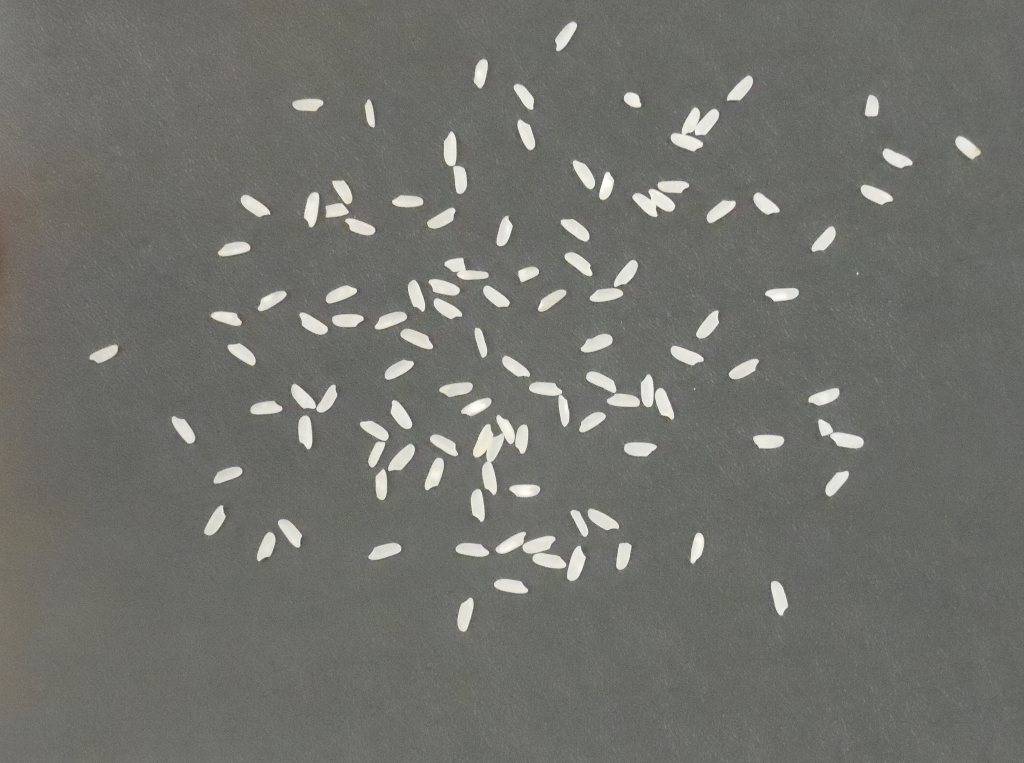
#> input picture contagem-de-arroz/imagens/114.bmp, 1024 x 763 px, given in place of .bmp, which was not available
$ python main.py
#> lines starting #> are read from the running program, lines starting #| are printed output that depends on the picture; after the words box and inside, x2 and y2 are one past the last pixel; in counts of white or black regions, pixels touching at a corner belong together; pictures that were not available may be replaced by others from this repository, and a replacement may not be noted
import numpy as np
import cv2
import sys


N_PIXELS_MIN = 50

class Component:
    def __init__(self, label, n_pixels, n_arroz) -> None:
        self.label = label
        self.n_pixels = n_pixels
        self.n_arroz = n_arroz
        self.oneRice = True


# calcula a média de blobs não grandes (com só um arroz) e o valor do desvio padrão mais alto.
# O valor da margem foi estipulado a partir de alguns testes para definir o que seria um desvio
# padrão alto demais, sendo que margem*0.6 foi o valor que funcionou para todas as imagens
def calculaMediaPixels(dictionary, media):

    soma = 0
    count_comp = 0
    maiorDesvio = 0
    margem = media*0.6
    comp_maiorDesvio = 0

    for k in range(0, len(dictionary)):
        comp = dictionary[k]
        if comp.oneRice == True:
            desvio = comp.n_pixels - media
            if desvio < margem:
                soma = soma + comp.n_pixels
                count_comp = count_comp + 1
                if desvio > maiorDesvio:
                    maiorDesvio = desvio
                    comp_maiorDesvio = k
            else:
                comp.oneRice = False


    if count_comp>0:
        media = float(soma/count_comp)
        maiorDesvio = dictionary[comp_maiorDesvio].n_pixels - media

    return media, maiorDesvio


# calcula desvio médio entre os blobs não grandes (com só um arroz) que são maiores que a média. Entretanto,
# na hora de dividir, divido pela quantidade total de blobs não grandes, pois dividir pela quantidade de blobs
# maiores que a média resulta em um valor alto demais.
# Na realidade, somar e não somar o desvio médio na hora de calcular o número de grãos de arroz quase não faz
# diferença. Preferi fazer assim pois, sem somar, a contagem do 150 fica 152, e não tinha certeza se isso seria
# considerado dentro dos 1%.
def calculaDesvioMédio(dictionary, media):

    count_comp = 0
    sumDesvio = 0
    desvioMedio = 0

    for k in range(0, len(dictionary)):
        comp = dictionary[k]
        if comp.oneRice == True:
            desvio = comp.n_pixels - media
            count_comp = count_comp + 1
            if desvio > 0:
                sumDesvio = sumDesvio + desvio

    if count_comp>0:
        desvioMedio = sumDesvio/count_comp

    return desvioMedio


def testaComponentes (dictionary, mediaPixels):


    mediaPixels, maiorDesvioAtual = calculaMediaPixels(dictionary, mediaPixels)
    desvioMedio = calculaDesvioMédio(dictionary, mediaPixels)

    while maiorDesvioAtual >= mediaPixels*0.6:
        mediaPixels, maiorDesvioAtual = calculaMediaPixels(dictionary, mediaPixels)
        desvioMedio = calculaDesvioMédio(dictionary, mediaPixels)


    sumPixels = mediaPixels + desvioMedio

    for i in range(0, len(dictionary)):

        comp = dictionary[i]
        comp.n_arroz = 1
        countPixels = mediaPixels+maiorDesvioAtual

        while comp.n_pixels > countPixels:

            countPixels = countPixels + sumPixels
            comp.n_arroz = comp.n_arroz + 1


# função fload fill. Tentei fazer na mão pois no primeiro trabalho acabei cometendo alguns erros na
# implementação, então considerei como uma oportunidade de corrigi-los. Tive que mudar de uma função
# recursiva para uma iterativa pois estava dando erro por estorar o limite de chamadas recursivas.
def inunda (img, row, col, comp: Component, lenCol, lenRow):

    filaRow = []
    filaCol = []
    filaRow.append(row)
    filaCol.append(col)

    img[row, col] = comp.label
    comp.n_pixels = comp.n_pixels + 1

    while len(filaRow) > 0:

        row = filaRow.pop(0)
        col = filaCol.pop(0)


        if (row+1 in range(0, lenRow)):
            if img[row+1, col] == 1:
                img[row+1, col] = comp.label
                comp.n_pixels = comp.n_pixels + 1
                filaCol.append(col)
                filaRow.append(row+1)

        if (col+1 in range(0, lenCol)):
            if img[row, col+1] == 1:
                img[row, col+1] = comp.label
                comp.n_pixels = comp.n_pixels + 1
                filaCol.append(col+1)
                filaRow.append(row)

        if (row-1 in range(0, lenRow)):
            if img[row-1, col] == 1:
                img[row-1, col] = comp.label
                comp.n_pixels = comp.n_pixels + 1
                filaCol.append(col)
                filaRow.append(row-1)

        if (col-1 in range(0, lenCol)):
            if img[row, col-1] == 1:
                img[row, col-1] = comp.label
                comp.n_pixels = comp.n_pixels + 1
                filaCol.append(col-1)
                filaRow.append(row)


def rotula (img):

    rows, cols = img.shape
    label = 2
    dictionary = []
    sum_pixels = 0

    for row in range (rows):
        for col in range (cols):
            if img[row, col] == 1:
                comp = Component(label, 0, 0)
                inunda(img, row, col, comp, cols, rows)

                if comp.n_pixels >= N_PIXELS_MIN:
                    dictionary.append(comp)
                    sum_pixels = sum_pixels + comp.n_pixels

                label = label + 1


    mediaPixels = sum_pixels/len(dictionary)

    return dictionary, mediaPixels


def changeImage (img, img_out):

    img_aux = img.copy

    # passa o filtro da média
    img_aux = cv2.blur(img, [101, 101])
    cv2.imwrite ('./resultados/blur.png', img_aux*255)

    # subtrai imagem original da imagem borrada
    img_out = img - img_aux
    cv2.imwrite ('./resultados/sum.png', img_out*255)

    # binariza
    ret, img_out = cv2.threshold(img_out, 0.2, 1, cv2.THRESH_BINARY)

    return img_out


def main ():

    print("\nEscolha uma imagem: ")
    escolha = input()

    img_path = "./imagens/" + escolha + ".bmp"

    # Abre a imagem em escala de cinza.
    img = cv2.imread (img_path, cv2.IMREAD_GRAYSCALE)
    if img is None:
        print ('Erro abrindo a imagem.\n')
        sys.exit ()

    img = img.astype (np.float32) / 255

    img_out = img.copy()
    cv2.imwrite ('./resultados/original.png', img_out*255)


    # faz alterações na imagem e então binariza
    img_out = changeImage(img, img_out)
#> in changeImage, `img_aux = cv2.blur(img, [101, 101])`:
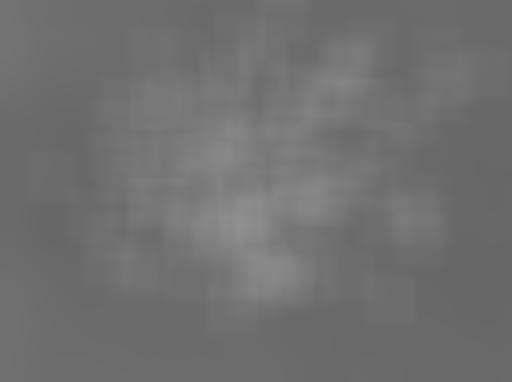
#> img_aux: shape (763, 1024) float32 (shown at 1/2 size); min 0.404, max 0.565, mean 0.441
#> in changeImage, `img_out = img - img_aux`:
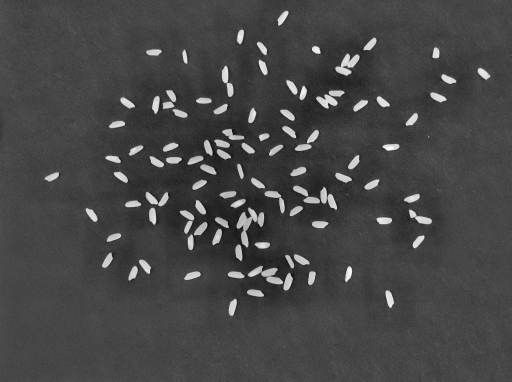
#> img_out: shape (763, 1024) float32 (shown at 1/2 size); min -0.212, max 0.551, mean 2.96e-06; drawn with min black and max white
#> in changeImage, `cv2.imwrite ('./resultados/sum.png', img_out*255)`:
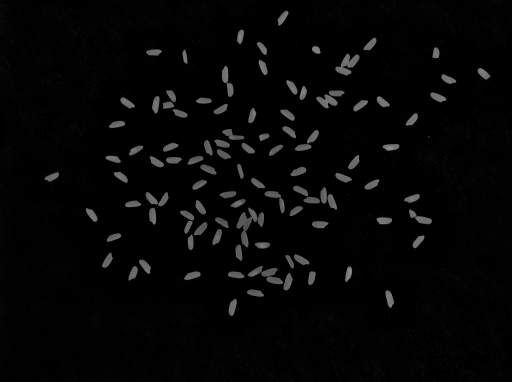
#> saved as sum.png: shape (763, 1024) (shown at 1/2 size); min 0, max 140, mean 5.6
#> in changeImage, `ret, img_out = cv2.threshold(img_out, 0.2, 1, cv2.THRESH_BINARY)`:
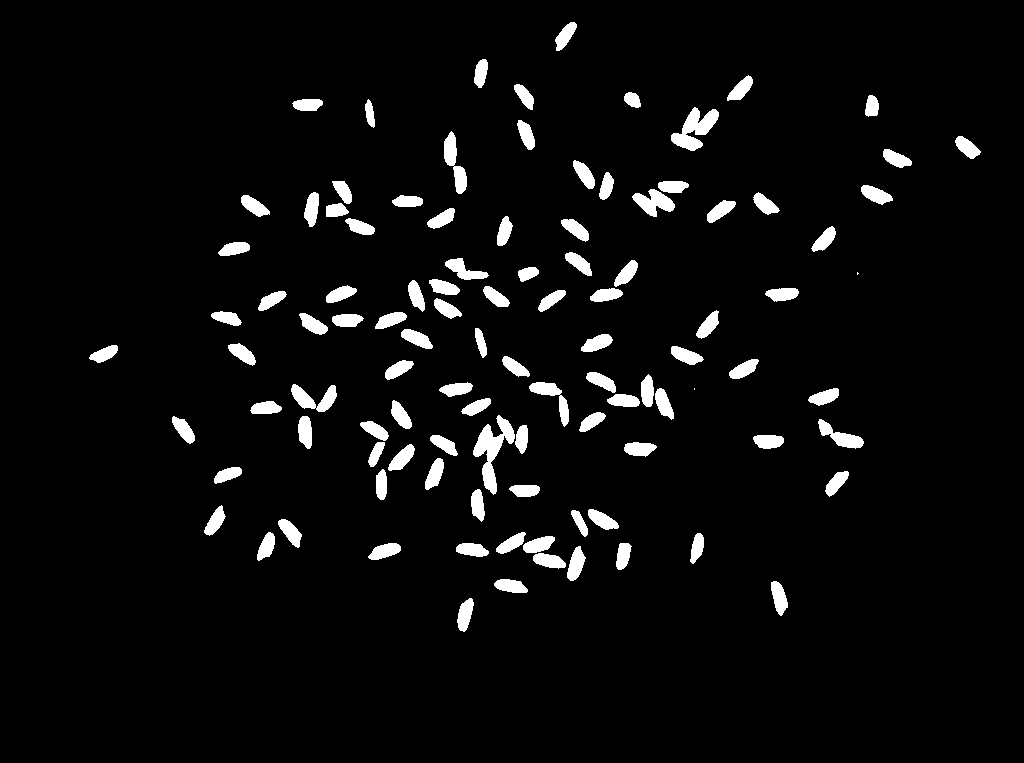
#> img_out: shape (763, 1024) float32; values 0 (black) and 1 (white), 4.7% white; 105 white regions (2 under 20 px), largest, box (x1, y1, x2, y2) and area: (473, 415, 515, 495) 1266, (671, 107, 719, 151) 1014, (444, 131, 467, 194) 657
    cv2.imwrite ('./resultados/out.png', img_out*255)

    # rotula a imagem
    components, mediaPixels = rotula(img_out)
#> after the loop in rotula, `for row in range (rows):`:
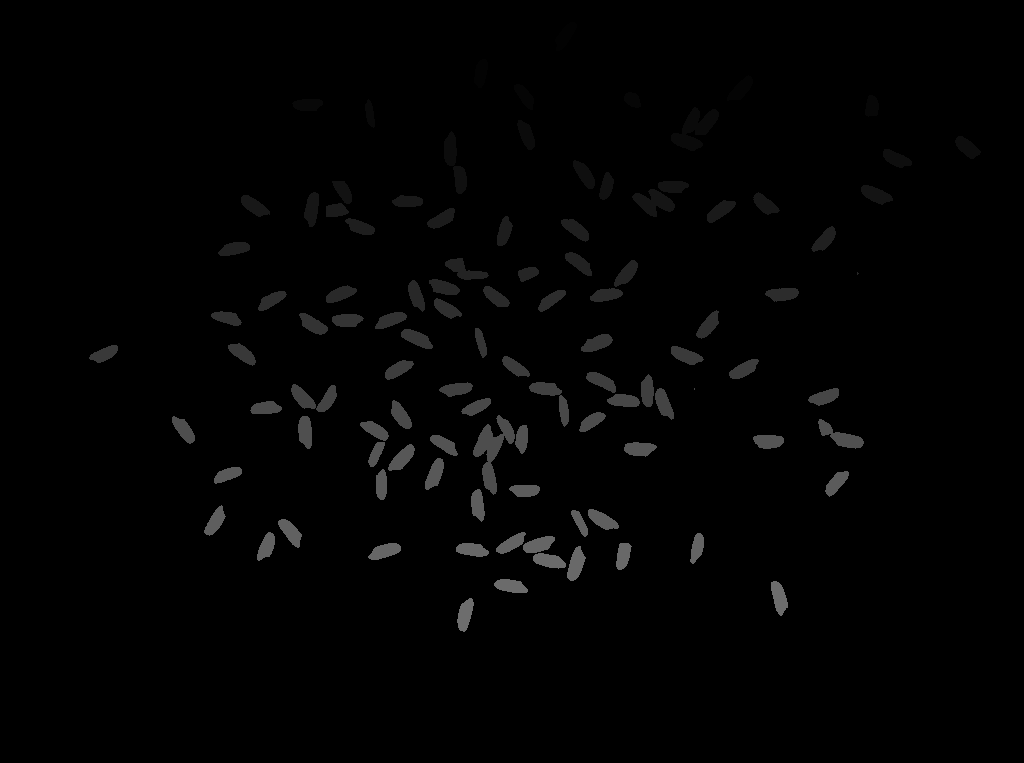
#> img: shape (763, 1024) float32; min 0, max 109, mean 2.6
#> after the loop in rotula, `for row in range (rows):`: dictionary = 106 items; label = 110; sum_pixels = 36520
#> in rotula, `mediaPixels = sum_pixels/len(dictionary)`: mediaPixels = 344.5
#> components = 106 items; mediaPixels = 344.5

    # conta quantos grãos de arroz tem em cada componente
    testaComponentes(components, mediaPixels)
#> in calculaMediaPixels, `margem = media*0.6`: margem = 206.7
#> the loop in calculaMediaPixels, `for k in range(0, len(dictionary)):` made 106 passes
#> (desvio, soma, maiorDesvio) on passes 3, 11, 19, 34: (1.47, 970, 1.47), (12.47, 2865, 12.47), (29.47, 5405, 29.47), (107.5, 10097, 107.5)
#> after the loop in calculaMediaPixels, `for k in range(0, len(dictionary)):`: comp.oneRice = True; comp_maiorDesvio = 33; count_comp = 102; desvio = 26.47; maiorDesvio = 107.5; soma = 33039
#> in calculaMediaPixels, `media = float(soma/count_comp)`: media = 323.9
#> in calculaMediaPixels, `maiorDesvio = dictionary[comp_maiorDesvio].n_pixels - media`: maiorDesvio = 128.1
#> in testaComponentes, `mediaPixels, maiorDesvioAtual = calculaMediaPixels(dictionary, mediaPi..`: mediaPixels = 323.9; maiorDesvioAtual = 128.1
#> the loop in calculaDesvioMédio, `for k in range(0, len(dictionary)):` made 106 passes
#> (desvio, sumDesvio) on passes 1, 3, 10, 11, 12, 13, 14, 19: (8.09, 8.09), (22.09, 30.18), (3.09, 33.26), (33.09, 66.35), (9.09, 75.44), (7.09, 82.53), (22.09, 104.6), (50.09, 154.7)
#> after the loop in calculaDesvioMédio, `for k in range(0, len(dictionary)):`: count_comp = 102; sumDesvio = 1600.6
#> in calculaDesvioMédio, `desvioMedio = sumDesvio/count_comp`: desvioMedio = 15.69
#> in testaComponentes, `sumPixels = mediaPixels + desvioMedio`: sumPixels = 339.6
#> the loop in testaComponentes, `for i in range(0, len(dictionary)): ` made 106 passes

    # conta número de grãos de arroz
    n_components = len(components)
    n_arroz = 0
    for i in range(0, n_components):
        n_arroz = n_arroz + components[i].n_arroz

    print("Número de grãos de arroz: " + str(n_arroz))
#| Número de grãos de arroz: 113


if __name__ == '__main__':
    main ()

$ run again, on contagem-de-arroz/imagens/82.bmp
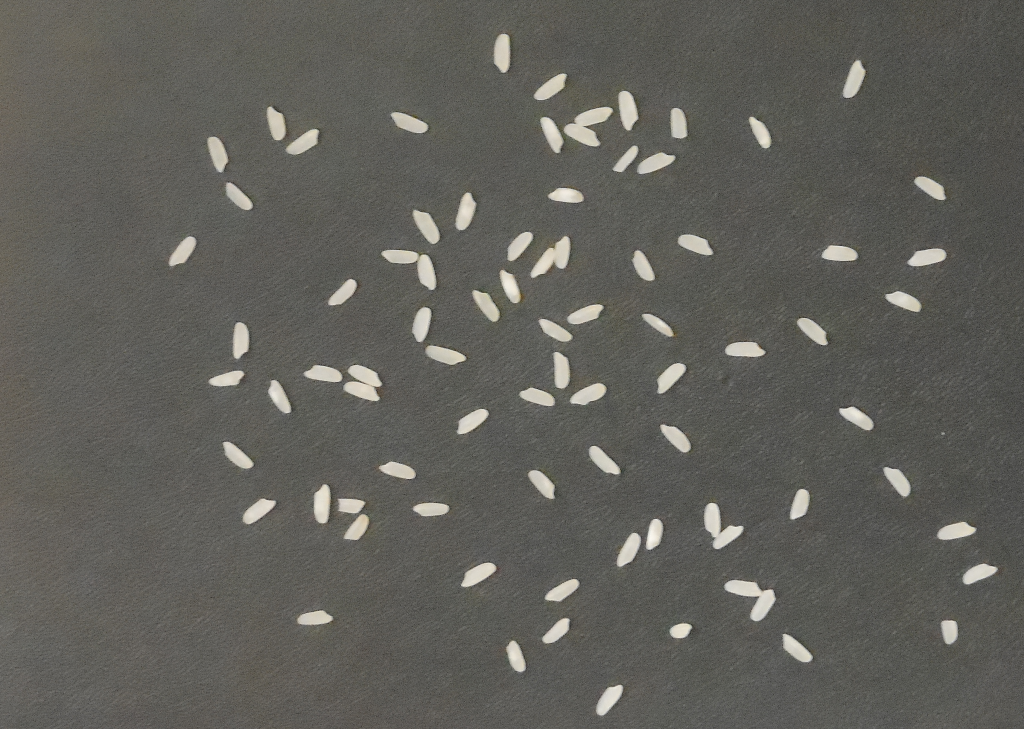
#> input picture contagem-de-arroz/imagens/82.bmp, 1024 x 729 px, given in place of .bmp, which was not available
#> in changeImage, `ret, img_out = cv2.threshold(img_out, 0.2, 1, cv2.THRESH_BINARY)`:
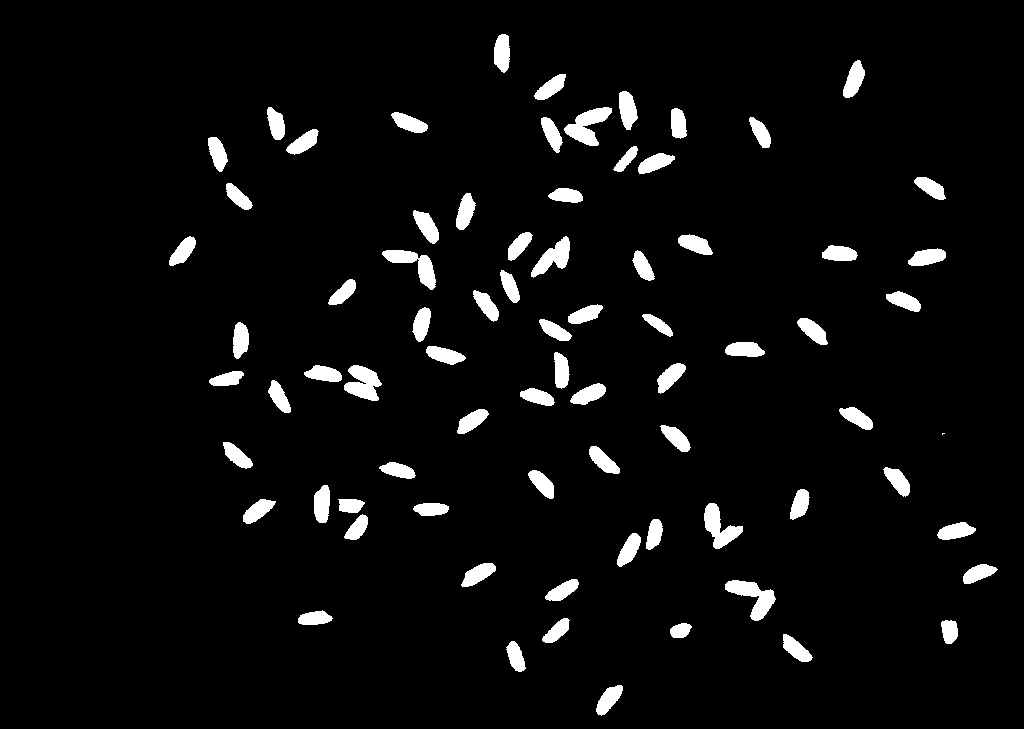
#> img_out: shape (729, 1024) float32; values 0 (black) and 1 (white), 4.6% white; 77 white regions (1 under 20 px), largest, box (x1, y1, x2, y2) and area: (725, 580, 776, 621) 923, (564, 107, 612, 146) 916, (344, 365, 382, 401) 853
#> after the loop in rotula, `for row in range (rows):`:
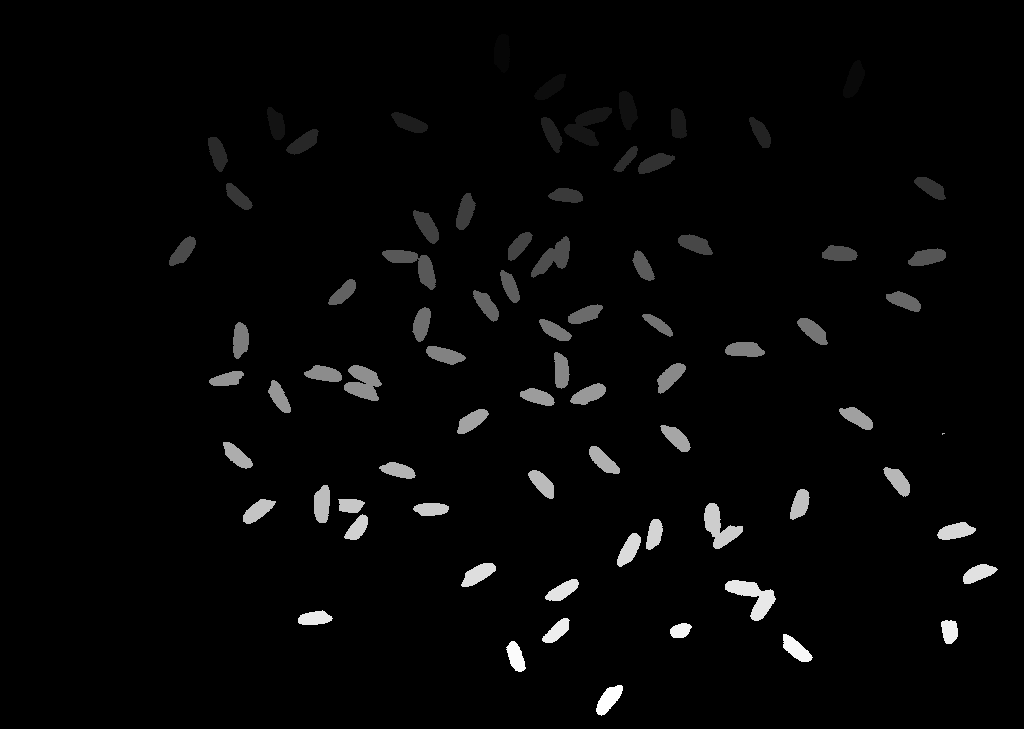
#> img: shape (729, 1024) float32; min 0, max 78, mean 1.8; drawn with min black and max white
#> after the loop in rotula, `for row in range (rows):`: dictionary = 76 items; label = 79; sum_pixels = 34696
#> in rotula, `mediaPixels = sum_pixels/len(dictionary)`: mediaPixels = 456.5
#> in main, `components, mediaPixels = rotula(img_out)`: components = 76 items; mediaPixels = 456.5
#> margem = 273.9
#> the loop in calculaMediaPixels, `for k in range(0, len(dictionary)):` made 76 passes
#> (desvio, soma, maiorDesvio) on passes 1, 2, 4: (45.47, 502, 45.47), (48.47, 1007, 48.47), (65.47, 1970, 65.47)
#> after the loop in calculaMediaPixels, `for k in range(0, len(dictionary)):`: comp.oneRice = True; comp_maiorDesvio = 3; count_comp = 70; desvio = 0.474; maiorDesvio = 65.47; soma = 29580
#> media = 422.6
#> in calculaMediaPixels, `maiorDesvio = dictionary[comp_maiorDesvio].n_pixels - media`: maiorDesvio = 99.43
#> in testaComponentes, `mediaPixels, maiorDesvioAtual = calculaMediaPixels(dictionary, mediaPi..`: mediaPixels = 422.6; maiorDesvioAtual = 99.43
#> the loop in calculaDesvioMédio, `for k in range(0, len(dictionary)):` made 76 passes
#> (desvio, sumDesvio) on passes 1, 2, 3, 4, 8, 9, 11, 12: (79.43, 79.43), (82.43, 161.9), (18.43, 180.3), (99.43, 279.7), (32.43, 312.1), (5.43, 317.6), (29.43, 347), (22.43, 369.4)
#> after the loop in calculaDesvioMédio, `for k in range(0, len(dictionary)):`: count_comp = 70; sumDesvio = 1416.1
#> in calculaDesvioMédio, `desvioMedio = sumDesvio/count_comp`: desvioMedio = 20.23
#> sumPixels = 442.8
#> the loop in testaComponentes, `for i in range(0, len(dictionary)): ` made 76 passes
#> n_components = 76
#> the loop in main, `for i in range(0, n_components):` made 76 passes
#> n_arroz on passes 1 to 8: 1, 2, 3, 4, 5, 7, 8, 9
#> after the loop in main, `for i in range(0, n_components):`: n_arroz = 82
#| Número de grãos de arroz: 82
